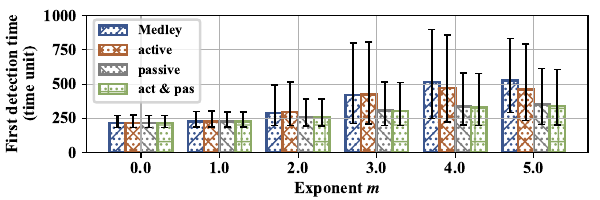

Here is the Python script that generated this plot:
import argparse
import json
import matplotlib.pyplot as plt
import numpy as np
import os
import plot_setting as ps
from scipy.optimize import curve_fit
import warnings

warnings.filterwarnings('ignore')


powerks = ['0.0', '1.0', '2.0', '3.0', '4.0', '5.0']
strategies = ['naive', 'active', 'passive', 'act_pas']
parser = argparse.ArgumentParser()
parser.add_argument('--path', dest='path', type=str, required=False, default='domain_cluster_49/')
parser.add_argument('--dest', dest='dest', type=str, required=False, default='domain_cluster_49/test.txt')
normalize = 100
timeout = 16000

def get_data(folder):
    fstDetectionMean = []
    fstDetectionLow = []
    fstDetectionHigh = []
    print(folder)
    for cluster in range(1, 6):
        fn = folder + str(cluster) + '.json'
        if not os.path.exists(fn):
            print("file " + fn + " does not exists")
            continue
        f = open(fn)
        stat = json.load(f)
        for run in stat['runs']:
            curr = []
            failDetectionTime = run['failDetectionTime']
            for failNode in failDetectionTime:
                arr = []
                for entry in failDetectionTime[failNode]:
                    if int(entry['time']) < timeout:
                        continue
                    arr.append(int(entry['time']) / normalize)
                if len(arr) == 0:
                    continue
                curr.append(min(arr))
            if len(curr) == 0:
                continue
            curr = np.asarray(curr)
            fstDetectionMean.append(curr.mean())
            fstDetectionLow.append(curr.min())
            fstDetectionHigh.append(curr.max())
    fstDetectionMean = np.asarray(fstDetectionMean)
    fstDetectionLow = np.asarray(fstDetectionLow)
    fstDetectionHigh = np.asarray(fstDetectionHigh)
    return fstDetectionMean.mean(), fstDetectionLow.mean(), fstDetectionHigh.mean()


def func(x,a,b,c):
   return a * np.exp(-b*x) - c


def dataCurveFit(x, y, fname, post_fix='.png', skip_exp=False):
    plt.plot(x, y, 'o', label='Original data')

    # Fit linewar
    m, b = np.polyfit(x, y, 1)
    plt.plot(x, m*x + b, label='Linear fit')

    if not skip_exp:    
        popt, pcov = curve_fit(func, x, y)
        y_exp = func(x, *popt)
        plt.plot(x, y_exp, label='Exponential fit')

    plt.savefig(fname + post_fix)
    plt.clf()

def conductCurveFit(mss, args):
    dataCurveFit(np.arange(6), mss[0], args.path + '/medley_curve')
    dataCurveFit(np.arange(5), mss[0][:-1], args.path + '/medley_curve_to4')
    dataCurveFit(np.arange(6), mss[1], args.path + '/active_curve', skip_exp=True)
    dataCurveFit(np.arange(5), mss[0][:-1], args.path + '/active_curve_to4')
    dataCurveFit(np.arange(6), mss[2], args.path + '/passive_curve', skip_exp=True)
    dataCurveFit(np.arange(5), mss[2][:-1], args.path + '/passive_curve_to4')
    dataCurveFit(np.arange(6), mss[3], args.path + '/act_pas_curve', skip_exp=True)
    dataCurveFit(np.arange(5), mss[3][:-1], args.path + '/act_pas_curve_to4')
    

if __name__ == '__main__':
    args = parser.parse_args()
    if args.path[-1] == '/':
        args.path = args.path[:-1]
    if not os.path.exists(args.dest):
        lss = []
        mss = []
        hss = []
        for powerk in powerks:
            for strategy in strategies:
                folder = args.path + '/' + powerk + '/' + strategy + '/'
                if not os.path.isdir(folder):
                    print(folder + ' does not exists')
                    assert False
                ms, ls, hs = get_data(folder)
                lss.append(ls)
                mss.append(ms)
                hss.append(hs)
    else:
        arr = np.loadtxt(args.dest)
        lss, mss, hss = arr[0], arr[1], arr[2]

    np.savetxt(args.dest, np.asarray([lss, mss, hss]))
    lss = np.asarray(lss).reshape(6, 4).T
    mss = np.asarray(mss).reshape(6, 4).T
    hss = np.asarray(hss).reshape(6, 4).T
    lss = mss - lss
    hss = hss - mss

    # conductCurveFit(mss, args)
    
    fig, ax = plt.subplots()
    ax.grid()
    ax.bar(np.arange(6)-0.3, mss[0], 0.2, yerr=[lss[0], hss[0]], label='Medley', 
        color=ps.get_bar_color('naive'), hatch=ps.get_pattern('naive'),
        edgecolor=ps.get_edge_color('naive'),
        error_kw=dict(ecolor='k', lw=1.5, capsize=2.5, capthick=1))
    ax.bar(np.arange(6)-0.1, mss[1], 0.2, yerr=[lss[1], hss[1]], label='active', 
        color=ps.get_bar_color('active'), hatch=ps.get_pattern('active'),
        edgecolor=ps.get_edge_color('active'),
        error_kw=dict(ecolor='k', lw=1.5, capsize=2.5, capthick=1))
    ax.bar(np.arange(6)+0.1, mss[2], 0.2, yerr=[lss[2], hss[2]], label='passive', 
        color=ps.get_bar_color('passive'), hatch=ps.get_pattern('passive'),
        edgecolor=ps.get_edge_color('passive'),
        error_kw=dict(ecolor='k', lw=1.5, capsize=2.5, capthick=1))
    ax.bar(np.arange(6)+0.3, mss[3], 0.2, yerr=[lss[3], hss[3]], label='act & pas', 
        color=ps.get_bar_color('act_pas'), hatch=ps.get_pattern('act_pas'),
        edgecolor=ps.get_edge_color('act_pas'),
        error_kw=dict(ecolor='k', lw=1.5, capsize=2.5, capthick=1))

    ax.set_ylabel('First detection time\n(time unit)')
    ax.set_xlabel(r'Exponent $m$')
    ax.set_ylim(top=1000)
    # ax.set_title('Detection Time under Domain Failure')
    ax.set_xticks(np.arange(6))
    ax.set_xticklabels(powerks)
    ax.legend(loc='upper left', ncol=1, bbox_to_anchor=(0.0, 1.02), fontsize=10)
    fig.set_size_inches(6, 2)
    fig.tight_layout(rect=[-0.02, -0.1, 1.01, 1.04])
    plt.savefig('domain.pdf')
